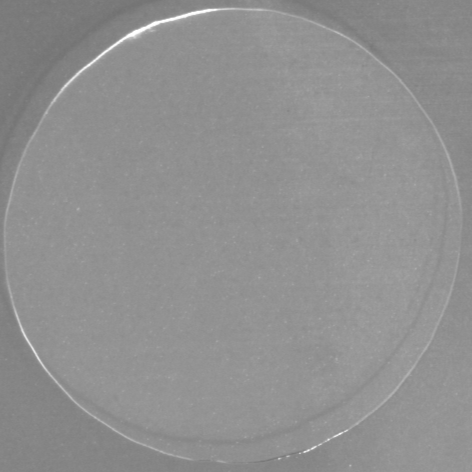
#> input picture Projects/Sac DropV2/Images/template.bmp, 472 x 472 px
$ python -i 'perfectionV1w TALOS.py'   (imports and definitions only)
#> lines starting #> are read from the running program, lines starting #| are printed output that depends on the picture; after the words box and inside, x2 and y2 are one past the last pixel; in counts of white or black regions, pixels touching at a corner belong together
#> further down, picture is the input picture: shape (472, 472, 3); min 113, max 255, mean 143.9
import cv2
import numpy as np
import os
import glob
import argparse


def pipeline(
    image: np.ndarray,
    min_area: float = 10,
    max_error: float = 50.0,
    debug: bool = False,
):
    """
    Detect circle arcs, fit full circle, extract the circular region, compute its area,
    and optionally display.
    - min_area: minimum contour area to keep
    - max_error: max std dev of radial deviation to keep
    - debug: if True, show intermediate and final images
    Returns:
      output: image with contours and interpolation drawn
      mask: single-channel mask of the filled circle region
      region: original image cropped to the circular region
      area: number of pixels in the circular region
    """
#> called with min_area = 10, max_error = 50, debug = False
    # 1) Crop to centered 700×700 square
    h, w = image.shape[:2]
#> h = 472; w = 472
    size = 800
    cx, cy = w // 2, h // 2
#> cx = 236; cy = 236
    x1 = max(cx - size // 2, 0)
#> x1 = 0
    y1 = max(cy - size // 2, 0)
#> y1 = 0
    cropped = image[y1 : y1 + size, x1 : x1 + size]

    # 2) Blur + grayscale
    blur = cv2.bilateralFilter(cropped, 9, 75, 75)
    gray = cv2.cvtColor(blur, cv2.COLOR_BGR2GRAY) if blur.ndim == 3 else blur
    if debug:
        cv2.imshow("Debug - Gray", gray)

    # 3) Threshold
    _, thresh = cv2.threshold(gray, 160, 255, cv2.THRESH_BINARY)
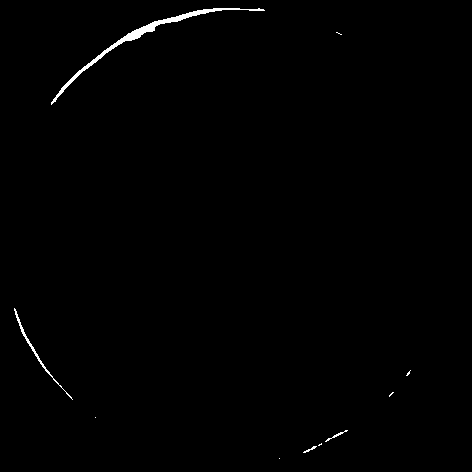
#> thresh: shape (472, 472); 0.59% white; 10 white regions (6 under 20 px)
    if debug:
        cv2.imshow("Debug - Threshold", thresh)

    # 4) Find contours
    contours, _ = cv2.findContours(thresh, cv2.RETR_EXTERNAL, cv2.CHAIN_APPROX_SIMPLE)
#> contours = 10 contours, 7 with area under 20; largest, box (x1, y1, x2, y2) and area: (51, 8, 265, 105) 764, (14, 308, 73, 400) 124, (325, 430, 348, 442) 21

    # 5) Filter by area and circularity error
    valid = []
    for cnt in contours:
        area_cnt = cv2.contourArea(cnt)
        if area_cnt < min_area:
            continue
        pts = cnt.reshape(-1, 2).astype(np.float32)
        (cx0, cy0), _ = cv2.minEnclosingCircle(pts)
        d = np.linalg.norm(pts - [cx0, cy0], axis=1)
        if np.std(d - np.mean(d)) < max_error:
            valid.append(cnt)
#> this loop made 10 passes
#> (area_cnt, cx0, cy0) on passes 4, 8, 10: (21, 336, 435.5), (123.5, 43, 353.5), (764.5, 157.5, 57)
#> after the loop, valid = 4 contours, 1 with area under 20; largest, box (x1, y1, x2, y2) and area: (51, 8, 265, 105) 764, (14, 308, 73, 400) 124, (325, 430, 348, 442) 21
    if debug:
        dbg = cropped.copy()
        cv2.drawContours(dbg, valid, -1, (0, 255, 0), 2)
        cv2.imshow("Debug - Filtered Contours", dbg)

    # Prepare outputs
    output = cropped.copy()
    cv2.drawContours(output, valid, -1, (0, 255, 0), 2)
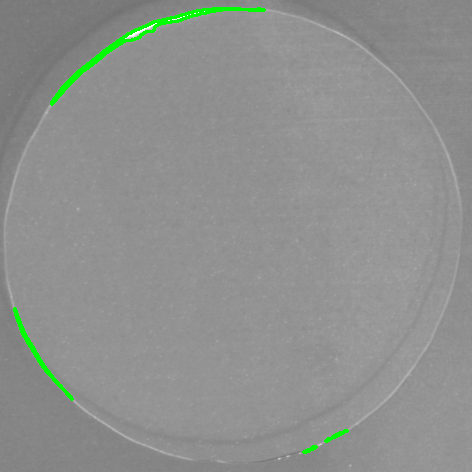
#> output: shape (472, 472, 3); 0.99% of pixels changed, all inside (x1, y1, x2, y2) = (13, 7, 349, 454)
    mask = np.zeros(gray.shape, dtype=np.uint8)
    region = np.zeros_like(cropped)
    area_pixels = 0

    # 6) If ≥2 valid arcs, fit circle and create mask/region
    if len(valid) >= 2:
        cnt1, cnt2 = sorted(valid, key=cv2.contourArea, reverse=True)[:2]
#> cnt1 = contour of 176 points, box (x1, y1, x2, y2) (51, 8, 265, 105), area 764; cnt2 = contour of 111 points, box (x1, y1, x2, y2) (14, 308, 73, 400), area 124
        pts_all = np.vstack((cnt1.reshape(-1, 2), cnt2.reshape(-1, 2))).astype(
            np.float64
        )
#> pts_all = 287 pairs, first value 14 to 264, second value 8 to 399

        # least-squares circle fit
        X = pts_all[:, 0]
#> X = 287 values, max 264 at index 168, min 14 at index 176, mean 101
        Y = pts_all[:, 1]
#> Y = 287 values, max 399 at index 226, min 8 at index 0, mean 156.3
        M = np.column_stack([X, Y, np.ones_like(X)])
#> M = 287 rows, first 8: [213, 8, 1], [212, 9, 1], [203, 9, 1], [202, 10, 1], [197, 10, 1], [196, 11, 1], [193, 11, 1], [192, 12, 1]
        b = -(X**2 + Y**2)
#> b = 287 values, max -11141 at index 72, min -164385 at index 226, mean -62541.5
        A, B, C = np.linalg.lstsq(M, b, rcond=None)[0]
#> A = -472.8; B = -481; C = 60419.6
        x0 = -A / 2
#> x0 = 236.4
        y0 = -B / 2
#> y0 = 240.5
        r = np.sqrt(x0**2 + y0**2 - C)
#> r = 230.9

        # draw mask of circle region
        center_int = (int(round(x0)), int(round(y0)))
#> center_int = (236, 241)
        radius_int = int(round(r))
#> radius_int = 231
        cv2.circle(mask, center_int, radius_int, 255, -1)
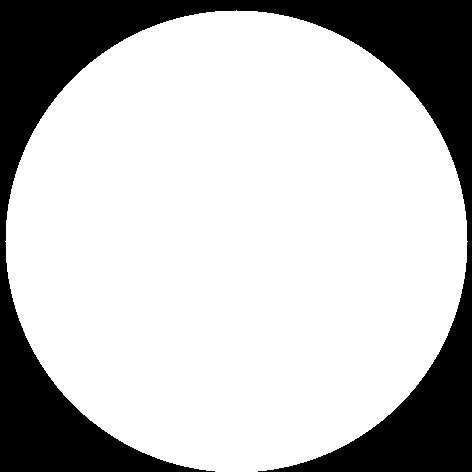
#> mask: shape (472, 472); 75.2% white; 1 black region, box (x1, y1, x2, y2) and area: (0, 0, 472, 472) 55184
        # compute area
        area_pixels = int(cv2.countNonZero(mask))
#> area_pixels = 167600
        # extract region
        region = cv2.bitwise_and(cropped, cropped, mask=mask)
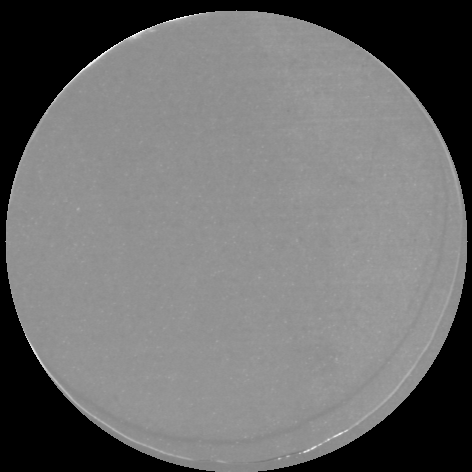
#> region: shape (472, 472, 3); min 0, max 254, mean 110.3
        if debug:
            cv2.imshow("Debug - Mask", mask)
            cv2.imshow("Debug - Extracted Region", region)

        # compute gaps and draw interpolations
        def sorted_angles(cnt):
            pts = cnt.reshape(-1, 2)
#> pts = 176 pairs, first value 51 to 264, second value 8 to 104
            rel = pts - np.array([x0, y0])
#> rel = 176 pairs, first value -185.4 to 27.58, second value -232.5 to -136.5
            return np.sort(np.arctan2(rel[:, 1], rel[:, 0]))

        a1 = sorted_angles(cnt1)
#> a1 = 176 values from -2.51 to -1.45
        a2 = sorted_angles(cnt2)
#> a2 = 111 values from 2.37 to 2.85
        gaps = []
        for start, end in [(a1[-1], a2[0]), (a2[-1], a1[0])]:
            if end <= start:
                end += 2 * np.pi
            gaps.append((start, end))
#> this loop made 2 passes
#> (start, end) on passes 1 to 2: (-1.45, 2.37), (2.85, 3.78)
#> after the loop, gaps = [(-1.45, 2.37), (2.85, 3.78)]

        N = 100
        for start, end in gaps:
            angles = np.linspace(start, end, N)
            pts_arc = np.column_stack(
                [x0 + r * np.cos(angles), y0 + r * np.sin(angles)]
            ).astype(int)
            cv2.polylines(output, [pts_arc], False, (0, 0, 255), 2)
#> this loop made 2 passes
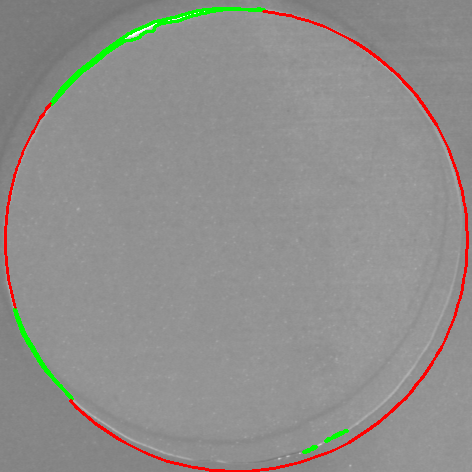
#> output: shape (472, 472, 3); 1.42% of pixels changed, all inside (x1, y1, x2, y2) = (4, 10, 469, 472)

    if debug:
        cv2.imshow("Debug - Final Output", output)
        cv2.waitKey(0)
        cv2.destroyAllWindows()

    return output, mask, region, area_pixels


# [33 lines not run here, left out]

>>> import cv2
>>> picture = cv2.imread('../Sac DropV2/Images/template.bmp')
>>> result = pipeline(picture)
